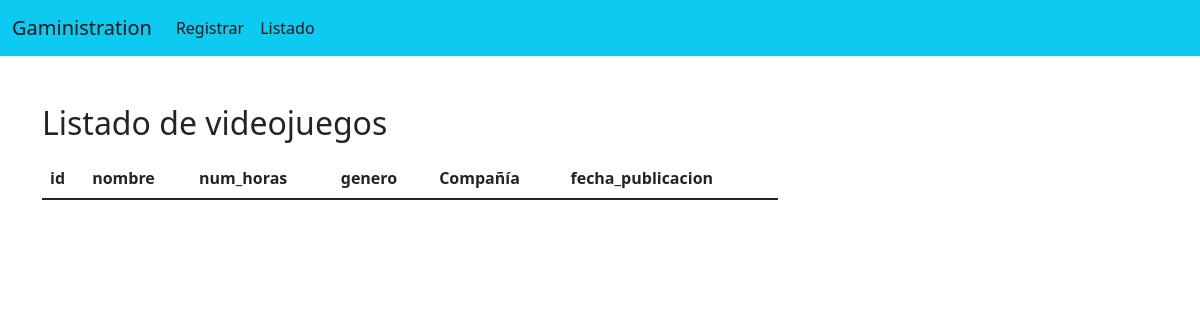
/GameStore/listadovideojuegosXbox/, run on an earlier commit of the app's database.
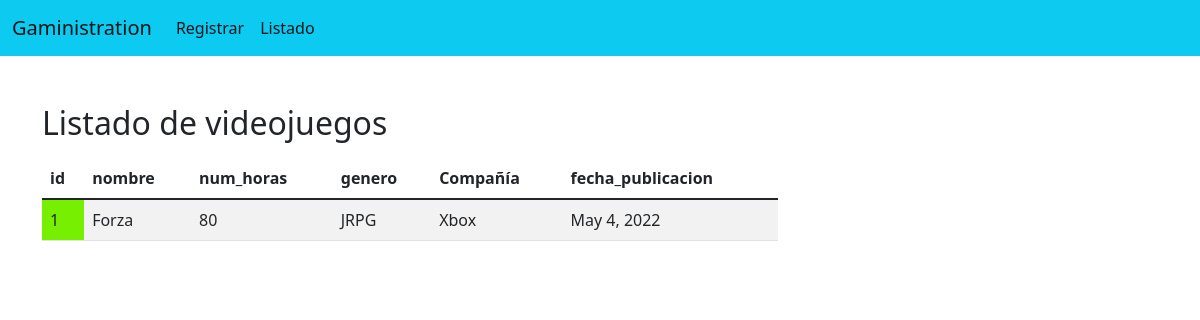
And on a later commit of the database.
### GameStore/models.py (models this page shows, shortened)
class Videojuego(models.Model):
    id = models.IntegerField(primary_key=True)
    nombre = models.TextField(max_length=150)
    num_horas = models.IntegerField()
    genero = models.TextField(max_length=150)
    fecha_publicacion = models.DateField()
    compania = models.TextField(max_length=150)

### GameStore/views.py (the view)
def cargar_listaX(request):
    videojuegos = Videojuego.objects.all()
    return render(request, "ListadoVideojuegosXbox.html", {"videojuegos":videojuegos})

### templates/ListadoVideojuegosXbox.html (shortened to what this page needs)
{% extends "./base.html" %}
{% block body %}
<div class="row">
    <div class="col-sm-12 col-md-6 col-lg-8 col-xl-8 py-4">
        <h2>Listado de videojuegos</h2>
        <div class="table-responsive py-2">
            <table class="table table-striped">
                <thead>
                    <tr>
                        <th>id</th>
                        <th>nombre</th>
                        <th>num_horas</th>
                        <th>genero</th>
                        <th>Compañía</th>
                        <th>fecha_publicacion</th>
                    </tr>
                </thead>
                <tbody>
                    {% for videojuego in videojuegos %}
                        <tr>
                            {% if videojuego.compania == "Xbox" %}
                                <td style="background: lawngreen">{{ videojuego.id }}</td>
                                <td>{{ videojuego.nombre }}</td>
                                <td>{{ videojuego.num_horas }}</td>
                                <td>{{ videojuego.genero }}</td>
                                <td>{{ videojuego.compania }}</td>
                                <td>{{ videojuego.fecha_publicacion }}</td>
                            {% endif %}
                        </tr>
                    {% endfor %}
                </tbody>
            </table>
        </div>
    </div>
</div>
{% endblock %}

What changed in the data, as far as the page shows it:
now on this page (row edited): Videojuego: id "1", nombre "Forza", num_horas "80", genero "JRPG", compania "Xbox", fecha_publicacion "May 4, 2022"
